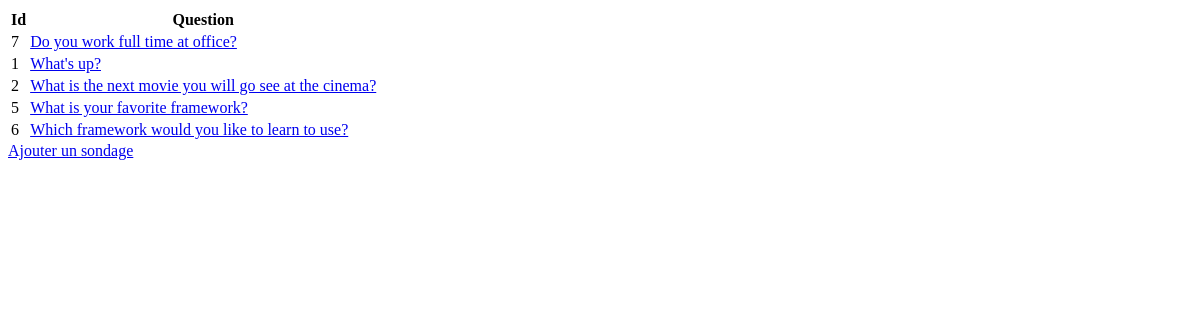
Page /polls/all/ on the earlier database version.
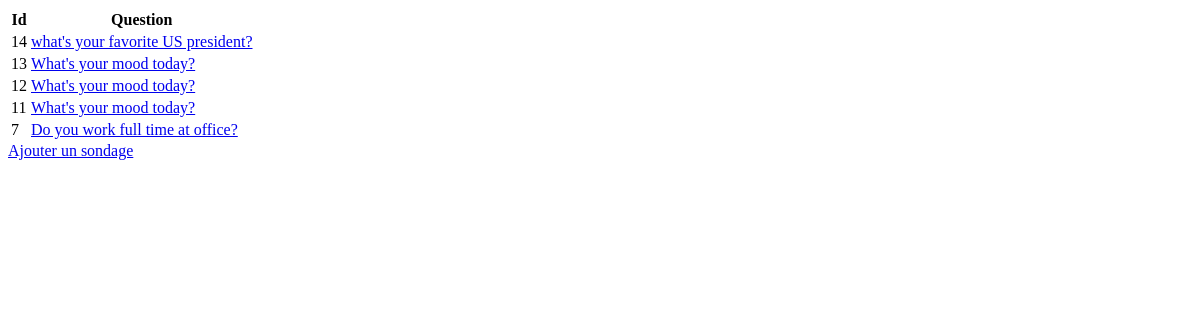
Same page on the later database version.
### polls/models.py (models this page shows, shortened)
class Question(models.Model):
    question_text = models.CharField(max_length=200)
    pub_date = models.DateTimeField("date published")

### polls/views.py (the view)
# urls.py: path("all/", views.AllView.as_view(), name="all"),
class AllView(generic.ListView):
    template_name = "polls/all.html"
    context_object_name = "latest_question_list"
    def get_queryset(self):
        return Question.objects.order_by("-pub_date")[:5]

### polls/templates/polls/all.html
{% if latest_question_list %}
    <table>
        <thead>
            <tr>
                <th>Id</th>
                <th>Question</th>
            </tr>
        </thead>
        <tbody>
            {% for question in latest_question_list %}
                <tr>
                    <td>{{ question.id }}</td>
                    <td>
                        <a href="{% url 'polls:frequency' question.id %}">{{ question.question_text }}</a>
                    </td>
                </tr>
            {% endfor %}
        </tbody>
    </table>
{% else %}
    <p>No polls are available.</p>
{% endif %}
<a href="{% url 'polls:add' %}">Ajouter un sondage</a>

Differences in the rows shown:
no longer on this page (row unchanged): Question: id "1", question_text "What's up?"
no longer on this page (row unchanged): Question: id "2", question_text "What is the next movie you will go see at the cinema?"
no longer on this page (row unchanged): Question: id "5", question_text "What is your favorite framework?"
no longer on this page (row unchanged): Question: id "6", question_text "Which framework would you like to learn to use?"
added Question: id "14", question_text "what's your favorite US president?"
added Question: id "13", question_text "What's your mood today?"
added Question: id "12", question_text "What's your mood today?"
added Question: id "11", question_text "What's your mood today?"
